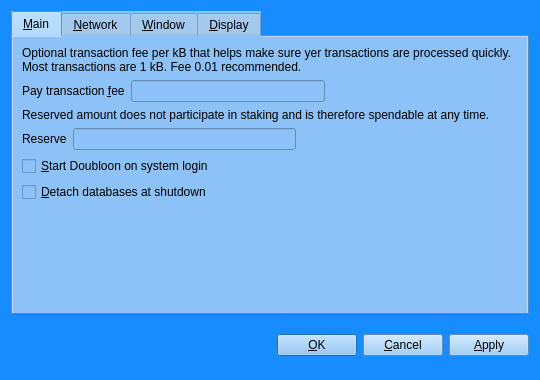
<?xml version="1.0" encoding="UTF-8"?>
<ui version="4.0">
 <class>OptionsDialog</class>
 <widget class="QDialog" name="OptionsDialog">
  <property name="geometry">
   <rect>
    <x>0</x>
    <y>0</y>
    <width>540</width>
    <height>380</height>
   </rect>
  </property>
  <property name="windowTitle">
   <string>Options</string>
  </property>
  <property name="styleSheet">
   <string notr="true">background-color: rgb(22, 140, 255);</string>
  </property>
  <property name="modal">
   <bool>true</bool>
  </property>
  <layout class="QVBoxLayout" name="verticalLayout">
   <item>
    <widget class="QTabWidget" name="tabWidget">
     <property name="styleSheet">
      <string notr="true">background-color: rgb(140, 194, 247);</string>
     </property>
     <property name="tabPosition">
      <enum>QTabWidget::North</enum>
     </property>
     <property name="currentIndex">
      <number>0</number>
     </property>
     <widget class="QWidget" name="tabMain">
      <attribute name="title">
       <string>&amp;Main</string>
      </attribute>
      <layout class="QVBoxLayout" name="verticalLayout_Main">
       <item>
        <widget class="QLabel" name="transactionFeeInfoLabel">
         <property name="text">
          <string>Optional transaction fee per kB that helps make sure yer transactions are processed quickly. Most transactions are 1 kB. Fee 0.01 recommended.</string>
         </property>
         <property name="textFormat">
          <enum>Qt::PlainText</enum>
         </property>
         <property name="wordWrap">
          <bool>true</bool>
         </property>
        </widget>
       </item>
       <item>
        <layout class="QHBoxLayout" name="horizontalLayoutFee">
         <item>
          <widget class="QLabel" name="transactionFeeLabel">
           <property name="text">
            <string>Pay transaction &amp;fee</string>
           </property>
           <property name="textFormat">
            <enum>Qt::PlainText</enum>
           </property>
           <property name="buddy">
            <cstring>transactionFee</cstring>
           </property>
          </widget>
         </item>
         <item>
          <widget class="BitcoinAmountField" name="transactionFee"/>
         </item>
         <item>
          <spacer name="horizontalSpacerFee">
           <property name="orientation">
            <enum>Qt::Horizontal</enum>
           </property>
           <property name="sizeHint" stdset="0">
            <size>
             <width>40</width>
             <height>20</height>
            </size>
           </property>
          </spacer>
         </item>
        </layout>
       </item>
       <item>
        <widget class="QLabel" name="reserveBalanceInfoLabel">
         <property name="text">
          <string>Reserved amount does not participate in staking and is therefore spendable at any time.</string>
         </property>
         <property name="textFormat">
          <enum>Qt::PlainText</enum>
         </property>
         <property name="wordWrap">
          <bool>true</bool>
         </property>
        </widget>
       </item>
       <item>
        <layout class="QHBoxLayout" name="horizontalLayoutReserveBalance">
         <item>
          <widget class="QLabel" name="reserveBalanceLabel">
           <property name="text">
            <string>Reserve</string>
           </property>
           <property name="textFormat">
            <enum>Qt::PlainText</enum>
           </property>
           <property name="buddy">
            <cstring>reserveBalance</cstring>
           </property>
          </widget>
         </item>
         <item>
          <widget class="BitcoinAmountField" name="reserveBalance"/>
         </item>
         <item>
          <spacer name="horizontalSpacerReserveBalance">
           <property name="orientation">
            <enum>Qt::Horizontal</enum>
           </property>
           <property name="sizeHint" stdset="0">
            <size>
             <width>40</width>
             <height>20</height>
            </size>
           </property>
          </spacer>
         </item>
        </layout>
       </item>
       <item>
        <widget class="QCheckBox" name="bitcoinAtStartup">
         <property name="toolTip">
          <string>Automatically start Doubloon after logging in to the system.</string>
         </property>
         <property name="text">
          <string>&amp;Start Doubloon on system login</string>
         </property>
        </widget>
       </item>
       <item>
        <widget class="QCheckBox" name="detachDatabases">
         <property name="toolTip">
          <string>Detach block and address databases at shutdown. This means they can be moved to another data directory, but it slows down shutdown. The wallet is always detached.</string>
         </property>
         <property name="text">
          <string>&amp;Detach databases at shutdown</string>
         </property>
        </widget>
       </item>
       <item>
        <spacer name="verticalSpacer_Main">
         <property name="orientation">
          <enum>Qt::Vertical</enum>
         </property>
         <property name="sizeHint" stdset="0">
          <size>
           <width>20</width>
           <height>40</height>
          </size>
         </property>
        </spacer>
       </item>
      </layout>
     </widget>
     <widget class="QWidget" name="tabNetwork">
      <attribute name="title">
       <string>&amp;Network</string>
      </attribute>
      <layout class="QVBoxLayout" name="verticalLayout_Network">
       <item>
        <widget class="QCheckBox" name="mapPortUpnp">
         <property name="toolTip">
          <string>Automatically open the Doubloon client port on the router. This only works when your router supports UPnP and it is enabled.</string>
         </property>
         <property name="text">
          <string>Map port using &amp;UPnP</string>
         </property>
        </widget>
       </item>
       <item>
        <widget class="QCheckBox" name="connectSocks">
         <property name="toolTip">
          <string>Connect to the Doubloon network through a SOCKS proxy (e.g. when connecting through Tor).</string>
         </property>
         <property name="text">
          <string>&amp;Connect through SOCKS proxy:</string>
         </property>
        </widget>
       </item>
       <item>
        <layout class="QHBoxLayout" name="horizontalLayout_Network">
         <item>
          <widget class="QLabel" name="proxyIpLabel">
           <property name="text">
            <string>Proxy &amp;IP:</string>
           </property>
           <property name="textFormat">
            <enum>Qt::PlainText</enum>
           </property>
           <property name="buddy">
            <cstring>proxyIp</cstring>
           </property>
          </widget>
         </item>
         <item>
          <widget class="QValidatedLineEdit" name="proxyIp">
           <property name="maximumSize">
            <size>
             <width>140</width>
             <height>16777215</height>
            </size>
           </property>
           <property name="toolTip">
            <string>IP address of the proxy (e.g. 127.0.0.1)</string>
           </property>
          </widget>
         </item>
         <item>
          <widget class="QLabel" name="proxyPortLabel">
           <property name="text">
            <string>&amp;Port:</string>
           </property>
           <property name="textFormat">
            <enum>Qt::PlainText</enum>
           </property>
           <property name="buddy">
            <cstring>proxyPort</cstring>
           </property>
          </widget>
         </item>
         <item>
          <widget class="QLineEdit" name="proxyPort">
           <property name="maximumSize">
            <size>
             <width>55</width>
             <height>16777215</height>
            </size>
           </property>
           <property name="toolTip">
            <string>Port of the proxy (e.g. 9050)</string>
           </property>
          </widget>
         </item>
         <item>
          <widget class="QLabel" name="socksVersionLabel">
           <property name="text">
            <string>SOCKS &amp;Version:</string>
           </property>
           <property name="textFormat">
            <enum>Qt::PlainText</enum>
           </property>
           <property name="buddy">
            <cstring>socksVersion</cstring>
           </property>
          </widget>
         </item>
         <item>
          <widget class="QValueComboBox" name="socksVersion">
           <property name="toolTip">
            <string>SOCKS version of the proxy (e.g. 5)</string>
           </property>
          </widget>
         </item>
         <item>
          <spacer name="horizontalSpacer_Network">
           <property name="orientation">
            <enum>Qt::Horizontal</enum>
           </property>
           <property name="sizeHint" stdset="0">
            <size>
             <width>40</width>
             <height>20</height>
            </size>
           </property>
          </spacer>
         </item>
        </layout>
       </item>
       <item>
        <spacer name="verticalSpacer_Network">
         <property name="orientation">
          <enum>Qt::Vertical</enum>
         </property>
         <property name="sizeHint" stdset="0">
          <size>
           <width>20</width>
           <height>40</height>
          </size>
         </property>
        </spacer>
       </item>
      </layout>
     </widget>
     <widget class="QWidget" name="tabWindow">
      <attribute name="title">
       <string>&amp;Window</string>
      </attribute>
      <layout class="QVBoxLayout" name="verticalLayout_Window">
       <item>
        <widget class="QCheckBox" name="minimizeToTray">
         <property name="toolTip">
          <string>Show only a tray icon after minimizing the window.</string>
         </property>
         <property name="text">
          <string>&amp;Minimize to the tray instead of the taskbar</string>
         </property>
        </widget>
       </item>
       <item>
        <widget class="QCheckBox" name="minimizeOnClose">
         <property name="toolTip">
          <string>Minimize instead of exit the application when the window is closed. When this option is enabled, the application will be closed only after selecting Quit in the menu.</string>
         </property>
         <property name="text">
          <string>M&amp;inimize on close</string>
         </property>
        </widget>
       </item>
       <item>
        <spacer name="verticalSpacer_Window">
         <property name="orientation">
          <enum>Qt::Vertical</enum>
         </property>
         <property name="sizeHint" stdset="0">
          <size>
           <width>20</width>
           <height>40</height>
          </size>
         </property>
        </spacer>
       </item>
      </layout>
     </widget>
     <widget class="QWidget" name="tabDisplay">
      <attribute name="title">
       <string>&amp;Display</string>
      </attribute>
      <layout class="QVBoxLayout" name="verticalLayout_Display">
       <item>
        <layout class="QHBoxLayout" name="horizontalLayout_1_Display">
         <item>
          <widget class="QLabel" name="langLabel">
           <property name="text">
            <string>User Interface &amp;language:</string>
           </property>
           <property name="textFormat">
            <enum>Qt::PlainText</enum>
           </property>
           <property name="buddy">
            <cstring>lang</cstring>
           </property>
          </widget>
         </item>
         <item>
          <widget class="QValueComboBox" name="lang">
           <property name="toolTip">
            <string>The user interface language can be set here. This setting will take effect after restarting Doubloon.</string>
           </property>
          </widget>
         </item>
        </layout>
       </item>
       <item>
        <layout class="QHBoxLayout" name="horizontalLayout_2_Display">
         <item>
          <widget class="QLabel" name="unitLabel">
           <property name="text">
            <string>&amp;Unit to show amounts in:</string>
           </property>
           <property name="textFormat">
            <enum>Qt::PlainText</enum>
           </property>
           <property name="buddy">
            <cstring>unit</cstring>
           </property>
          </widget>
         </item>
         <item>
          <widget class="QValueComboBox" name="unit">
           <property name="toolTip">
            <string>Choose the default subdivision unit to show in the interface and when sending coins.</string>
           </property>
          </widget>
         </item>
        </layout>
       </item>
       <item>
        <widget class="QCheckBox" name="displayAddresses">
         <property name="toolTip">
          <string>Whether to show Doubloon addresses in the transaction list or not.</string>
         </property>
         <property name="text">
          <string>&amp;Display addresses in transaction list</string>
         </property>
        </widget>
       </item>
       <item>
        <widget class="QCheckBox" name="coinControlFeatures">
         <property name="toolTip">
          <string>Whether to show coin control features or not.</string>
         </property>
         <property name="text">
          <string>Display coin &amp;control features (experts only!)</string>
         </property>
        </widget>
       </item>
       <item>
        <spacer name="verticalSpacer_Display">
         <property name="orientation">
          <enum>Qt::Vertical</enum>
         </property>
         <property name="sizeHint" stdset="0">
          <size>
           <width>20</width>
           <height>40</height>
          </size>
         </property>
        </spacer>
       </item>
      </layout>
     </widget>
    </widget>
   </item>
   <item>
    <layout class="QHBoxLayout" name="horizontalLayout_Buttons">
     <item>
      <spacer name="horizontalSpacer_1">
       <property name="orientation">
        <enum>Qt::Horizontal</enum>
       </property>
       <property name="sizeHint" stdset="0">
        <size>
         <width>40</width>
         <height>48</height>
        </size>
       </property>
      </spacer>
     </item>
     <item>
      <widget class="QLabel" name="statusLabel">
       <property name="font">
        <font>
         <weight>75</weight>
         <bold>true</bold>
        </font>
       </property>
       <property name="text">
        <string/>
       </property>
       <property name="textFormat">
        <enum>Qt::PlainText</enum>
       </property>
       <property name="wordWrap">
        <bool>true</bool>
       </property>
      </widget>
     </item>
     <item>
      <spacer name="horizontalSpacer_2">
       <property name="orientation">
        <enum>Qt::Horizontal</enum>
       </property>
       <property name="sizeHint" stdset="0">
        <size>
         <width>40</width>
         <height>48</height>
        </size>
       </property>
      </spacer>
     </item>
     <item>
      <widget class="QPushButton" name="okButton">
       <property name="styleSheet">
        <string notr="true">background-color: rgb(140, 194, 247);</string>
       </property>
       <property name="text">
        <string>&amp;OK</string>
       </property>
      </widget>
     </item>
     <item>
      <widget class="QPushButton" name="cancelButton">
       <property name="styleSheet">
        <string notr="true">background-color: rgb(140, 194, 247);</string>
       </property>
       <property name="text">
        <string>&amp;Cancel</string>
       </property>
       <property name="autoDefault">
        <bool>false</bool>
       </property>
      </widget>
     </item>
     <item>
      <widget class="QPushButton" name="applyButton">
       <property name="styleSheet">
        <string notr="true">background-color: rgb(140, 194, 247);</string>
       </property>
       <property name="text">
        <string>&amp;Apply</string>
       </property>
       <property name="autoDefault">
        <bool>false</bool>
       </property>
      </widget>
     </item>
    </layout>
   </item>
  </layout>
 </widget>
 <customwidgets>
  <customwidget>
   <class>QValidatedLineEdit</class>
   <extends>QLineEdit</extends>
   <header>qvalidatedlineedit.h</header>
  </customwidget>
  <customwidget>
   <class>BitcoinAmountField</class>
   <extends>QLineEdit</extends>
   <header>bitcoinamountfield.h</header>
   <container>1</container>
  </customwidget>
  <customwidget>
   <class>QValueComboBox</class>
   <extends>QComboBox</extends>
   <header>qvaluecombobox.h</header>
  </customwidget>
 </customwidgets>
 <resources/>
 <connections/>
</ui>
